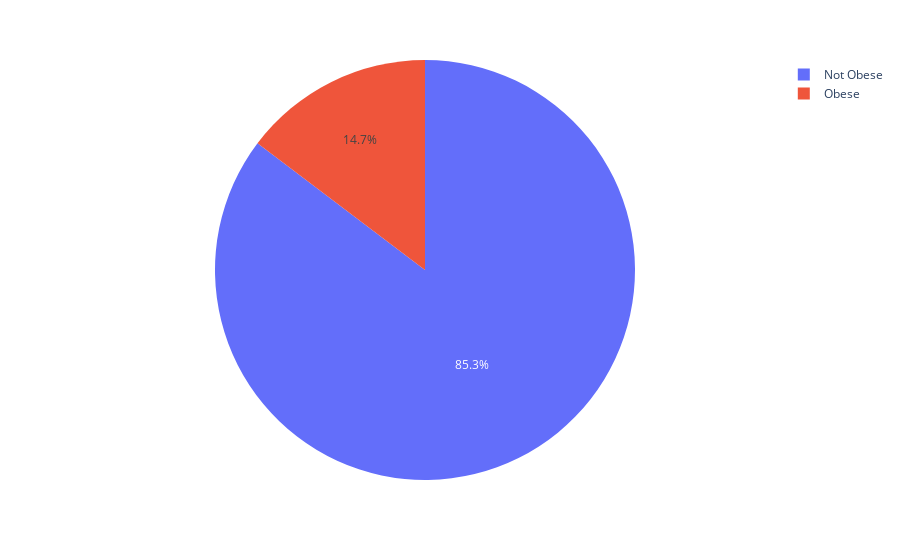

The code cell stored with this chart in its notebook:
### Code cell
count = df.Obese.value_counts()
#print(count) #checking the value to map the good label
fig = px.pie(count, names=['Not Obese', 'Obese'], values=count.values)
fig.show()

### Figure 1 — Plotly figure (JSON) as saved in the notebook; plotly's stock layout.template omitted (floating-point values rounded to 4 significant figures)
{"data": [{"domain": {"x": [0, 1], "y": [0, 1]}, "hovertemplate": "label=%{label}<br>value=%{value}<extra></extra>", "labels": ["Not Obese", "Obese"], "legendgroup": "", "name": "", "showlegend": true, "type": "pie", "values": [209, 36]}], "layout": {"legend": {"tracegroupgap": 0}, "margin": {"t": 60}}}
